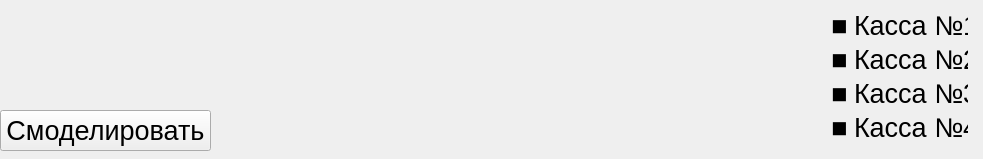
<?xml version="1.0" encoding="UTF-8"?>
<ui version="4.0">
 <class>MainWindow</class>
 <widget class="QMainWindow" name="MainWindow">
  <property name="geometry">
   <rect>
    <x>0</x>
    <y>0</y>
    <width>983</width>
    <height>159</height>
   </rect>
  </property>
  <property name="font">
   <font>
    <pointsize>20</pointsize>
   </font>
  </property>
  <property name="windowTitle">
   <string>MainWindow</string>
  </property>
  <widget class="QWidget" name="centralWidget">
   <widget class="QLabel" name="m_queue">
    <property name="geometry">
     <rect>
      <x>200</x>
      <y>50</y>
      <width>611</width>
      <height>51</height>
     </rect>
    </property>
    <property name="text">
     <string/>
    </property>
    <property name="alignment">
     <set>Qt::AlignRight|Qt::AlignTrailing|Qt::AlignVCenter</set>
    </property>
   </widget>
   <widget class="QPushButton" name="pushButton">
    <property name="geometry">
     <rect>
      <x>0</x>
      <y>110</y>
      <width>211</width>
      <height>41</height>
     </rect>
    </property>
    <property name="text">
     <string>Смоделировать</string>
    </property>
   </widget>
   <widget class="QWidget" name="">
    <property name="geometry">
     <rect>
      <x>820</x>
      <y>0</y>
      <width>159</width>
      <height>152</height>
     </rect>
    </property>
    <layout class="QVBoxLayout" name="verticalLayout">
     <item>
      <layout class="QHBoxLayout" name="horizontalLayout">
       <item>
        <widget class="QLabel" name="m_first">
         <property name="text">
          <string>■</string>
         </property>
        </widget>
       </item>
       <item>
        <widget class="QLabel" name="label">
         <property name="text">
          <string>Касса №1</string>
         </property>
        </widget>
       </item>
      </layout>
     </item>
     <item>
      <layout class="QHBoxLayout" name="horizontalLayout_2">
       <item>
        <widget class="QLabel" name="m_second">
         <property name="text">
          <string>■</string>
         </property>
        </widget>
       </item>
       <item>
        <widget class="QLabel" name="label_2">
         <property name="text">
          <string>Касса №2</string>
         </property>
        </widget>
       </item>
      </layout>
     </item>
     <item>
      <layout class="QHBoxLayout" name="horizontalLayout_3">
       <item>
        <widget class="QLabel" name="m_third">
         <property name="text">
          <string>■</string>
         </property>
        </widget>
       </item>
       <item>
        <widget class="QLabel" name="label_3">
         <property name="text">
          <string>Касса №3</string>
         </property>
        </widget>
       </item>
      </layout>
     </item>
     <item>
      <layout class="QHBoxLayout" name="horizontalLayout_4">
       <item>
        <widget class="QLabel" name="m_fourth">
         <property name="text">
          <string>■</string>
         </property>
        </widget>
       </item>
       <item>
        <widget class="QLabel" name="label_4">
         <property name="text">
          <string>Касса №4</string>
         </property>
        </widget>
       </item>
      </layout>
     </item>
    </layout>
   </widget>
  </widget>
 </widget>
 <layoutdefault spacing="6" margin="11"/>
 <resources/>
 <connections/>
</ui>
